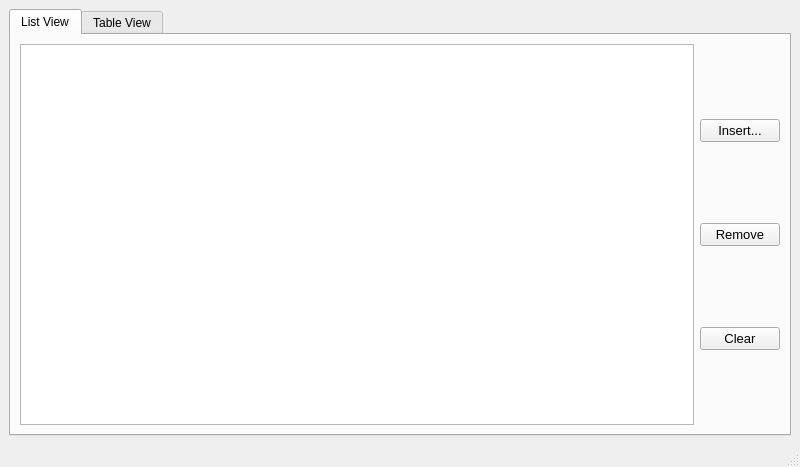
<?xml version="1.0" encoding="UTF-8"?>
<ui version="4.0">
 <class>MainWindow</class>
 <widget class="QMainWindow" name="MainWindow">
  <property name="geometry">
   <rect>
    <x>0</x>
    <y>0</y>
    <width>800</width>
    <height>467</height>
   </rect>
  </property>
  <property name="windowTitle">
   <string>MainWindow</string>
  </property>
  <widget class="QWidget" name="centralwidget">
   <layout class="QVBoxLayout" name="verticalLayout" stretch="0">
    <item>
     <widget class="QTabWidget" name="tabWidget">
      <property name="currentIndex">
       <number>0</number>
      </property>
      <widget class="QWidget" name="tab">
       <attribute name="title">
        <string>List View</string>
       </attribute>
       <layout class="QHBoxLayout" name="horizontalLayout">
        <item>
         <widget class="QListView" name="listView"/>
        </item>
        <item>
         <layout class="QVBoxLayout" name="verticalLayout_2">
          <item>
           <widget class="QPushButton" name="btn_lsv_insert">
            <property name="font">
             <font>
              <pointsize>10</pointsize>
             </font>
            </property>
            <property name="text">
             <string>Insert...</string>
            </property>
           </widget>
          </item>
          <item>
           <widget class="QPushButton" name="btn_lsv_remove">
            <property name="font">
             <font>
              <pointsize>10</pointsize>
             </font>
            </property>
            <property name="text">
             <string>Remove</string>
            </property>
           </widget>
          </item>
          <item>
           <widget class="QPushButton" name="btn_lsv_clear">
            <property name="font">
             <font>
              <pointsize>10</pointsize>
             </font>
            </property>
            <property name="text">
             <string>Clear</string>
            </property>
           </widget>
          </item>
         </layout>
        </item>
       </layout>
      </widget>
      <widget class="QWidget" name="tab_2">
       <attribute name="title">
        <string>Table View</string>
       </attribute>
       <layout class="QHBoxLayout" name="horizontalLayout_2">
        <item>
         <widget class="QTableView" name="tableView"/>
        </item>
        <item>
         <layout class="QVBoxLayout" name="verticalLayout_3">
          <item>
           <widget class="QPushButton" name="btn_tbv_insert">
            <property name="font">
             <font>
              <pointsize>10</pointsize>
             </font>
            </property>
            <property name="text">
             <string>Insert...</string>
            </property>
           </widget>
          </item>
          <item>
           <widget class="QPushButton" name="btn_tbv_remove">
            <property name="font">
             <font>
              <pointsize>10</pointsize>
             </font>
            </property>
            <property name="text">
             <string>Remove</string>
            </property>
           </widget>
          </item>
          <item>
           <widget class="QPushButton" name="btn_tbv_clear">
            <property name="font">
             <font>
              <pointsize>10</pointsize>
             </font>
            </property>
            <property name="text">
             <string>Clear</string>
            </property>
           </widget>
          </item>
         </layout>
        </item>
       </layout>
      </widget>
     </widget>
    </item>
   </layout>
  </widget>
  <widget class="QStatusBar" name="statusbar"/>
 </widget>
 <resources/>
 <connections/>
</ui>
